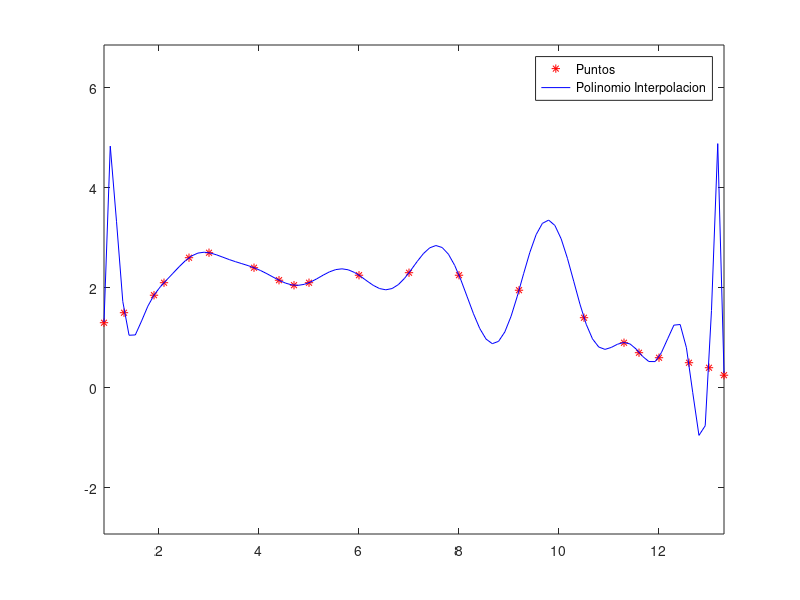
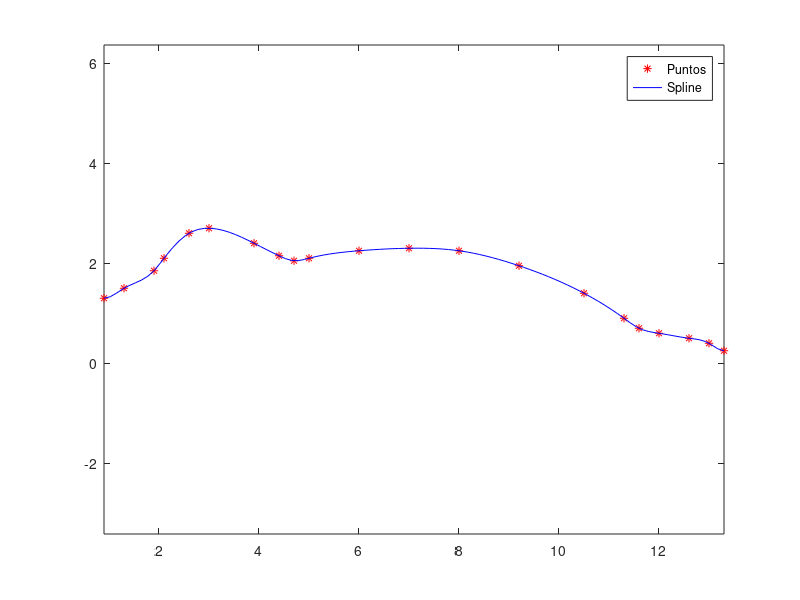

These charts were generated, in order, by the following MATLAB code:
clear all
close all
clc

% Datos
x = [0.9 1.3 1.9 2.1 2.6 3 3.9 4.4 4.7 5 6 7 8 9.2 10.5 11.3 ...
    11.6 12 12.6 13 13.3];
y = [1.3 1.5 1.85 2.1 2.6 2.7 2.4 2.15 2.05 2.1 2.25 2.3 2.25 1.95 ...
    1.4 0.9 0.7 0.6 0.5 0.4 0.25];

% 3.1
p = polyfit(x, y, length(x) - 1);

% 3.2
xx = linspace(0.9, 13.3);
figure;
plot(x, y, '*r'); hold on
plot(xx, polyval(p, xx), 'b');
legend('Puntos', 'Polinomio Interpolacion')
axis equal

% 3.3
s = spline(x, [0 y 0]);
figure;
plot(x, y, '*r'); hold on
plot(xx, ppval(s, xx), 'b');
legend('Puntos', 'Spline')
axis equal